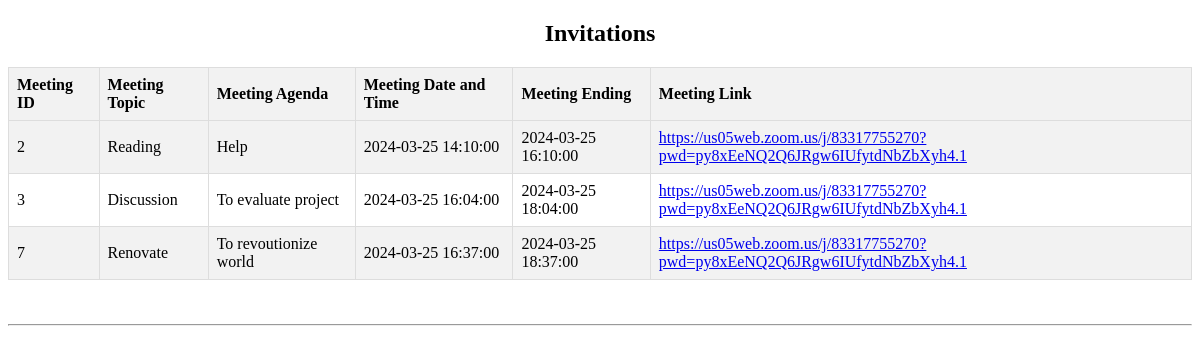
Screenshot of /student_invitation.php with the database file from the repository.
### tables this page shows
CREATE TABLE `zoom_meetings` (
  `zoom_meeting_id` int(11) NOT NULL,
  `meeting_topic` varchar(255) NOT NULL,
  `meeting_agenda` text DEFAULT NULL,
  `meeting_date_and_time` datetime DEFAULT NULL,
  `meeting_link` varchar(255) DEFAULT NULL,
  `invitees` enum('students','teachers','teachers_students') NOT NULL DEFAULT 'students'
);

### student_invitation.php (the view, shortened to what this page needs)
<!DOCTYPE html>
<html lang="en">
<head>
</head>
<body>
<?php
$servername = "localhost";
$username = "root";
$password = "";
$database = "smart_revision";
$conn = mysqli_connect($servername, $username, $password, $database);
$sql = "SELECT zoom_meeting_id, meeting_topic, meeting_agenda, meeting_date_and_time, meeting_link,
               DATE_ADD(meeting_date_and_time, INTERVAL 2 HOUR) AS meeting_ending
        FROM zoom_meetings
        WHERE invitees IN ('students', 'teachers_students')";
$result = mysqli_query($conn, $sql);
if (mysqli_num_rows($result) > 0) {
    echo "<h2 style='text-align:center;'>Invitations</h2>";
    echo "<table class='invitation-table'>";
    echo "<tr><th>Meeting ID</th><th>Meeting Topic</th><th>Meeting Agenda</th><th>Meeting Date and Time</th><th>Meeting Ending</th><th>Meeting Link</th></tr>";
    while ($row = mysqli_fetch_assoc($result)) {
        echo "<tr>";
        echo "<td>" . $row["zoom_meeting_id"] . "</td>";
        echo "<td>" . $row["meeting_topic"] . "</td>";
        echo "<td>" . $row["meeting_agenda"] . "</td>";
        echo "<td>" . $row["meeting_date_and_time"] . "</td>";
        echo "<td>" . $row["meeting_ending"] . "</td>";
        echo "<td><a href='" . $row["meeting_link"] . "' target='_blank'>" . $row["meeting_link"] . "</a></td>";
        echo "</tr>";
    }
    echo "</table>";
    echo "<hr>";
} else {
    echo "No invitations found.";
}
?>
</body>
</html>

### student_invitation.php (style rules this page uses)
.invitation-table { width: 100%; border-collapse: collapse; }
.invitation-table th, .invitation-table td { padding: 8px; text-align: left; border: 1px solid #ddd; }
.invitation-table th { background-color: #f2f2f2; font-weight: bold; }
.invitation-table tr:nth-child(even) { background-color: #f2f2f2; }

### rows the page displays
zoom_meetings: zoom_meeting_id "2", meeting_topic "Reading", meeting_agenda "Help", meeting_date_and_time "2024-03-25 14:10:00", meeting_ending "2024-03-25 16:10:00", meeting_link "https://us05web.zoom.us/j/83317755270?pwd=py8xEeNQ2Q6JRgw6IUfytdNbZbXyh4.1"
zoom_meetings: zoom_meeting_id "3", meeting_topic "Discussion", meeting_agenda "To evaluate project", meeting_date_and_time "2024-03-25 16:04:00", meeting_ending "2024-03-25 18:04:00", meeting_link "https://us05web.zoom.us/j/83317755270?pwd=py8xEeNQ2Q6JRgw6IUfytdNbZbXyh4.1"
zoom_meetings: zoom_meeting_id "7", meeting_topic "Renovate", meeting_agenda "To revoutionize world", meeting_date_and_time "2024-03-25 16:37:00", meeting_ending "2024-03-25 18:37:00", meeting_link "https://us05web.zoom.us/j/83317755270?pwd=py8xEeNQ2Q6JRgw6IUfytdNbZbXyh4.1"
